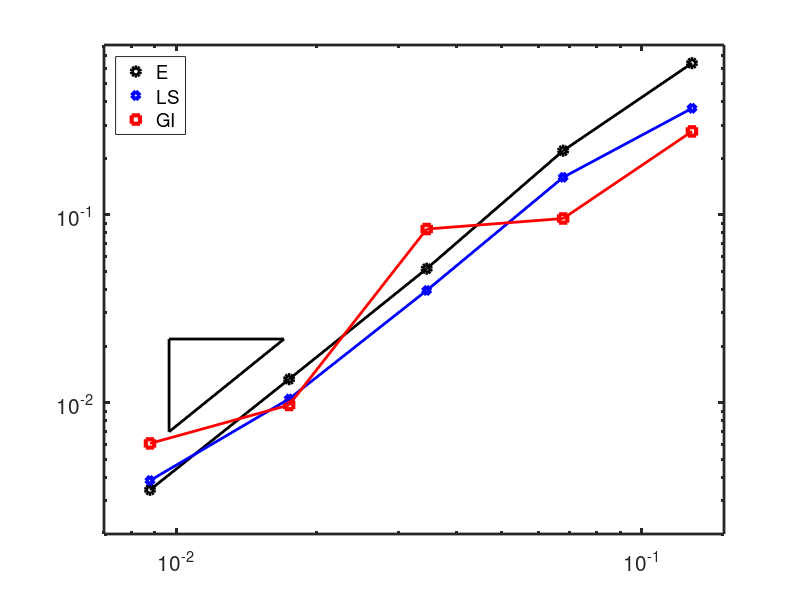
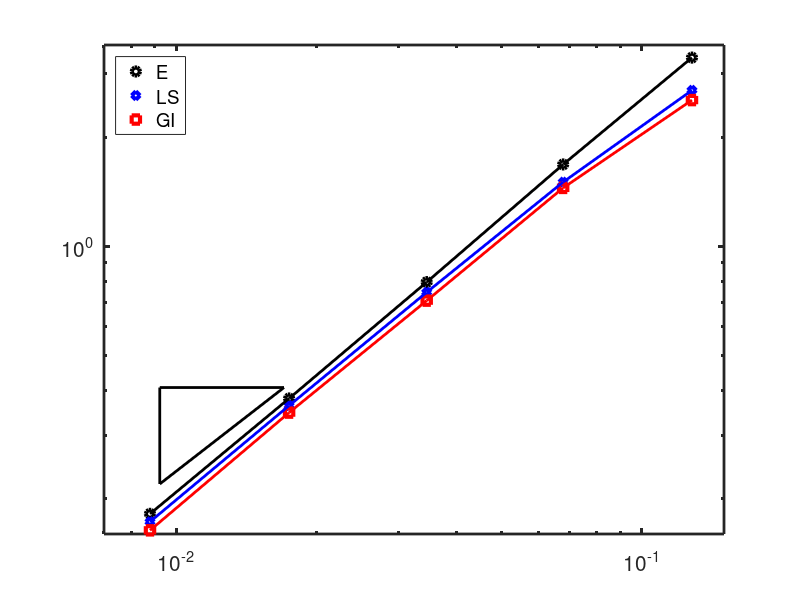

MATLAB code for these plots, in order:
%shape = 'quads';
%shape = 'triangles';
shape = 'voronoi';

switch shape
    case 'triangles'
%%%%%%%%%%%%%%%%%Triangles

h = [0.10101525445522107, 0.05018856132284956, 0.025141822757713456, 0.012525468249897755,...
     0.006261260829309998];

H1ElectricError =  [0.5098721095770006, 0.12175648676696989, 0.03224235083294914, 0.007922421692486309, 0.001949904177034469];

H1MagneticError = [2.0042181007879325, 0.9781866298047875, 0.5502616339498934, 0.28069706397737304, 0.13768142439140277];

LSElectricError = [0.14818729871298789, 0.04458205952586334, 0.01236690803569729, 0.003386789150707841, 0.0008478943600952674];

LSMagneticError = [1.737093523457867, 0.8830857310478574, 0.5308519199985781, 0.2801388010942833, 0.1374005242633508];

%PiecewiseElectric = [0.15617332183125077, 0.04720367855318061, 0.013734498731550082, 0.003706965600792301, 0.0009266598253482083];

%PiecewiseMagnetic = [1.7257613098011293, 0.8821623227726677, 0.5308026621064391, 0.2800706220693727, 0.13739725521090834];
%New trial.
%PiecewiseElectric = [0.15565380780196314, 0.06619434712739114, 0.016493843607543232, 0.004374138191195906, 0.0010836239662052856];
%PiecewiseMagnetic = [1.5431901128336851, 0.9569453749129787, 0.541891998918303, 0.28335839603304325, 0.14036938458439813];
%secondtitle = 'Triangles';
%Using the centroid
PiecewiseElectric = [0.15617332183123447, 0.047203678553183685, 0.013734498731569515, 0.003706965600802786, 0.0009266598253584832];
PiecewiseMagnetic = [1.632657414334451, 0.8685300411286138, 0.5292523226138253, 0.2798912912511224, 0.13737942008748644];
set(gca,'FontSize',15)
hold on
%Pick a basis point for the triangle
xseed = 0.9*h(5)+h(4)*0.1;
yseed = 0.01*0.25+0.001*.75;
%desiredSlope Of triangle
slope = 2;
%Another x point
xnext = h(4);


b = log10(yseed/(xseed^slope));


ynext = 10^(b)*xnext^slope;


x = [xseed, xseed,xnext,ynext];
%secondtitle = 'Triangles';




%Plotting the electric field
figure(1)
clf
loglog(h,H1ElectricError,'o','LineWidth',3,'color','k');
hold on
loglog(h,LSElectricError,'d','LineWidth',3,'color','b');
loglog(h,PiecewiseElectric,'s','Linewidth',3,'color','r');
loglog(h,H1ElectricError,'LineWidth',2,'Color','k');
loglog(h,LSElectricError,'LineWidth',2,'Color','b');
loglog(h,PiecewiseElectric,'Linewidth',2,'Color','r');

set(gca,'FontSize',15)
set(gca,'linewidth',2)
hold on
%Pick a basis point for the triangle
xseed = 0.9*h(5)+h(4)*0.1;
yseed = 0.01*0.25+0.001*.75;
%desiredSlope Of triangle
slope = 2;
%Another x point
xnext = h(4);


b = log10(yseed/(xseed^slope));


ynext = 10^(b)*xnext^slope;


x = [xseed, xseed, xnext, xseed];
y = [yseed, ynext, ynext, yseed];

loglog(x,y,'LineWidth',2,'Color','k')

%text(xseed*0.7+0.3*xnext,ynext+0.003,'1','Fontsize',15)
%text(xseed-0.001,0.5*yseed+0.5*ynext,'2','Fontsize',15)





%title('Triangular Mesh')





%Now the ticks
%The x-axis
leftaxis = 0.005;
rightaxis = 0.13;
upaxis = 0.65;
downaxis = 0;

axis([leftaxis rightaxis downaxis upaxis])

legend('E','LS', 'GI')
legend('Location','northwest')

%Plotting The magnetic Field

figure(2)
clf
loglog(h,H1MagneticError,'o','LineWidth',3,'color','k')
hold on
loglog(h,LSMagneticError,'d','LineWidth',3,'color','b')
loglog(h,PiecewiseMagnetic,'s','Linewidth',3,'color','r');
loglog(h,H1MagneticError,'LineWidth',2,'Color','k')
loglog(h,LSMagneticError,'LineWidth',2,'Color','b')
loglog(h,PiecewiseMagnetic,'Linewidth',2,'Color','r');
set(gca,'FontSize',15)
set(gca,'linewidth',2)

hold on

%Pick a basis point for the triangle
xseed = h(4)*0.05+0.95*h(5);
yseed = 0.18;
%desiredSlope Of triangle
slope = 1;
%Another x point
xnext = h(4);


b = log10(yseed/(xseed^slope));


ynext = 10^(b)*xnext^slope;


x = [xseed, xseed, xnext, xseed];
y = [yseed, ynext, ynext, yseed];

loglog(x,y,'LineWidth',2,'Color','k')


%text(xseed*0.7+0.3*xnext,ynext+0.01+0.01+0.01+0.01,'1','FontSize',15)
%text(xseed-0.0015/1.5,0.5*yseed+0.5*ynext,'1','FontSize',15)










%title('Triangular Mesh')
%xlabel('Mesh Size')
%ylabel('Error On Magnetic Field')


%axis([0.01-0.005 0.1+0.01 0.1+0.1 3])

leftaxis = 0.005;
rightaxis = 0.13;
downaxis = 0.125;
upaxis = 2.15;

axis([leftaxis rightaxis downaxis upaxis])
%xlabel('Mesh Size')

ax = log10(leftaxis);
bx = log10(rightaxis);
tx = ax:(bx-ax)/10:bx;
tx = 10.^(tx);
ay = log10(downaxis);
by = log10(upaxis);
ty = ay:(by-ay)/10:by;
ty = 10.^(ty);

legend('E','LS','GI')
legend('Location','northwest')
%xticks(tx)
%yticks(ty)

%grid on





























    case 'quads'
%%%%%%%%%%%%%%%%%%%PerturbedSquares
%h = [0.471405,0.235702,0.122975,0.0614875,0.0310816,0.0155408,0.00779781];
%The above was the older mesh-size

h = [0.16666666666666666, 0.08333333333333333, 0.043478260869565216, 0.021739130434782608,...
     0.010989010989010988];%, 0.005494505494505494,0.0027548209366391185];

H1ElectricError = [0.1505488392083424, 0.07540240822978826, 0.01964292814740662, 0.00461064875933448, 0.0010155804421071366];

H1MagneticError = [1.3485966107898497, 0.515270877390314, 0.22681651972361622, 0.10557908129467171, 0.05201601043760578];
                                                      
LSElectricError = [0.10257125554190669, 0.04721190787824579, 0.014863112248450432, 0.0036221150547460566, 0.0007750246467491926];
LSMagneticError = [0.9331853803694574, 0.45839095006777036, 0.2045238649645601, 0.10048477597864197, 0.05047566104015773];

%PiecewiseElectric = [0.06401026321938064, 0.023402075732633493, 0.010531654108504205, 0.0026036967096083725, 0.0004036108290974887];
%PiecewiseMagnetic = [0.9047620434005373, 0.44128757090293436, 0.20226301729409893, 0.10020865068781082, 0.05040840568641607];
%New trial
%PiecewiseElectric = [0.0512350094121807, 0.023635417304269993, 0.007083805155839038, 0.002505228754786083, 0.0017995519817493328];
%PiecewiseMagnetic = [0.8046433434267048, 0.4318927166148368, 0.20971710032225624, 0.10885451829483941, 0.05581372009656225];
%secondtitle = 'On Perturbed squares';
%Using the centroid
PiecewiseElectric = [0.06399634115666948, 0.023420083928144014, 0.010532075496569855, 0.0026037656684741953, 0.00040364092518334354];
PiecewiseMagnetic = [0.5496670990445647, 0.4000805616528737, 0.1985465027804371, 0.09980004534231372, 0.0502907138579932];
%Plotting the electric field

figure(1)

clf

loglog(h,H1ElectricError,'o','LineWidth',3,'color','k')
hold on
loglog(h,LSElectricError,'d','LineWidth',3,'color','b')
loglog(h,PiecewiseElectric,'s','Linewidth',3,'color','r');
loglog(h,H1ElectricError,'LineWidth',2,'Color','k')
loglog(h,LSElectricError,'LineWidth',2,'Color','b')
loglog(h,PiecewiseElectric,'Linewidth',2,'color','r');
%loglog(h,10^(1)*h.^(1.8))
hold on
%Pick a basis point for the triangle
xseed = 0.95*h(5)+0.05*h(4);
yseed = 0.0016;
%desiredSlope Of triangle
slope = 2;
%Another x point
xnext = h(4);


b = log10(yseed/(xseed^slope));


ynext = 10^(b)*xnext^slope;


x = [xseed, xseed, xnext, xseed];
y = [yseed, ynext, ynext, yseed];

loglog(x,y,'r','LineWidth',2,'Color','k')
set(gca,'FontSize',15)
set(gca,'linewidth',2)
%text(xseed*0.7+0.3*xnext,ynext+0.002,'1','FontSize',15)
%text(xseed-0.002,0.5*yseed+0.5*ynext,'2','FontSize',15)




%title('Perturbed Quadrilateral Mesh')
%axis([0.01 0.25 (0.001+0.0001)/2 .15])
%xlabel('Mesh Size')
%ylabel('Error On Electric Field')

leftaxis = 0.009;
rightaxis = 0.18;
downaxis = 0.0;
upaxis = 0.16;

axis([leftaxis rightaxis downaxis upaxis])


ax = log10(leftaxis);
bx = log10(rightaxis);
tx = ax:(bx-ax)/10:bx;
tx = 10.^(tx);
ay = log10(downaxis);
by = log10(upaxis);
ty = ay:(by-ay)/10:by;
ty = 10.^(ty);

legend('E','LS', 'GI')
legend('Location','northwest')
%xticks(tx)
%yticks(ty)





%grid on



%Plotting The magnetic Field

figure(2)
clf
loglog(h,H1MagneticError,'o','LineWidth',3,'color','k')
hold on
loglog(h,LSMagneticError,'d','LineWidth',3,'color','b')
loglog(h,PiecewiseMagnetic,'s','Linewidth',3,'color','r');
loglog(h,H1MagneticError,'LineWidth',2,'Color','k')
loglog(h,LSMagneticError,'LineWidth',2,'Color','b')
loglog(h,PiecewiseMagnetic,'Linewidth',2,'color','r');

hold on

%Pick a basis point for the triangle
xseed = h(4)*0.05+0.95*h(5);
yseed = 0.065;
%desiredSlope Of triangle
slope = 1;
%Another x point
xnext = h(4);


b = log10(yseed/(xseed^slope));


ynext = 10^(b)*xnext^slope;


x = [xseed, xseed, xnext, xseed];
y = [yseed, ynext, ynext, yseed];

loglog(x,y,'LineWidth',2,'Color','k')


%text(xseed*0.7+0.3*xnext,ynext+0.01+0.01,'1','FontSize',15)
%text(xseed-0.0015,0.5*yseed+0.5*ynext,'1','FontSize',15)

set(gca,'FontSize',15)
set(gca,'linewidth',2)







%title('Perturbed Quadrilateral Mesh')
%xlabel('Mesh Size')
%ylabel('Error On Magnetic Field')
%axis([0.01 0.25 0.75*10^(-1)+0.25*0.01 1])
%grid on

leftaxis = 0.009;
rightaxis = 0.18;
downaxis = 0.047;
upaxis = 1.5;

axis([leftaxis rightaxis downaxis upaxis])


ax = log10(leftaxis);
bx = log10(rightaxis);
tx = ax:(bx-ax)/10:bx;
tx = 10.^(tx);
ay = log10(downaxis);
by = log10(upaxis);
ty = ay:(by-ay)/10:by;
ty = 10.^(ty);



%xticks(tx)
%yticks(ty)


legend('E','LS','GI')
legend('Location','northwest')

    case 'voronoi'
%%%%%%%%%%%%%%%%%%%%%%%%%%Voronoi

%h = [0.12803687993289598, 0.06772854614785964, 0.03450327796711771, 0.017476749542968805,...
%     0.008787156237382746];%, 0.004419676355414694,0.0022139558199118672];

%ElectricError = [0.4846671385368301, 0.17629056352803815, 0.0894535222510598, 0.013677866376455412,...
%    0.006616196310031363];

%MagneticError = [4.418879142501644, 2.4900590603987354, 1.2075527434363857, 0.5879063547722386,...
% 0.276556530752596];

h = [0.12803687993289598, 0.06772854614785964, 0.03450327796711771, 0.017476749542968805,0.008787156237382746];

H1ElectricError = [0.6402171603657321, 0.2191316614798317, 0.05161479281147327, 0.013327689044599616, 0.003435073380290061];

H1MagneticError = [3.3226284919819693, 1.6827177392771193, 0.7955836030979955, 0.3792426183789603, 0.18192650249011413];

LSElectricError = [0.3682110522050534, 0.15810796882225037, 0.03953170336385856, 0.010469264282408906, 0.003850058673999911];

LSMagneticError = [2.697860282739323, 1.504084831376333, 0.74567700206153, 0.36236339153342956, 0.17296289875225518];
%Original (using sum x_i/N as the point)
%PiecewiseElectric = [0.2844938672969478, 0.0957880521111463, 0.08430848536317731, 0.010034323386856954, 0.006058071946101146];
%PiecewiseMagnetic = [2.526393278930101, 1.4568176720822381, 0.7152759426644181, 0.35076653688237175, 0.1663073302200001];
%New
%PiecewiseElectric = [0.2742857252259966, 0.09915374034956144, 0.08463413832732498, 0.01187454501946442, 0.006399316962147336];
%PiecewiseMagnetic = [2.574014260656867, 1.495773132863638, 0.7397827741185969, 0.366456406959799, 0.1755798605185168];
%secondtitle='Voronoi';
%Using the centroid
PiecewiseElectric = [0.27746878534448505, 0.09546265049240821, 0.08390558807034822, 0.009715678669095975, 0.006066470576797099];
PiecewiseMagnetic = [2.534962998626922, 1.449425945308744, 0.7070098149587313, 0.34659967018971993, 0.16376959355435852];




figure(1)

clf

loglog(h,H1ElectricError,'o','LineWidth',3,'color','k')
hold on
loglog(h,LSElectricError,'d','LineWidth',3,'color','b')
loglog(h,PiecewiseElectric,'s','Linewidth',3,'color','r');
loglog(h,H1ElectricError,'LineWidth',2,'Color','k')
loglog(h,LSElectricError,'LineWidth',2,'Color','b')
loglog(h,PiecewiseElectric,'Linewidth',2,'color','r');
hold on
%Pick a basis point for the triangle
xseed = 0.9*h(5)+h(4)*0.1;
%yseed = 0.0124;
yseed = 0.007;
%desiredSlope Of triangle
slope = 2;
%Another x point
xnext = h(4)*0.95+0.05*h(5);


b = log10(yseed/(xseed^slope));


ynext = 10^(b)*xnext^slope;


x = [xseed, xseed, xnext, xseed];
y = [yseed, ynext, ynext, yseed];

loglog(x,y,'LineWidth',2,'Color','k')

%text(xseed*0.7+0.3*xnext,ynext+0.001+0.0035,'1','FontSize',15)
%text(xseed-0.0012,0.5*yseed+0.5*ynext,'2','FontSize',15)
set(gca,'FontSize',15)
set(gca,'linewidth',2)



%title('Voronoi Tesselation')





%Now the ticks
%The x-axis
%leftaxis = 0.0077;
%rightaxis = 0.1+0.05;
%upaxis = 0.55;
%downaxis = 0.0048;

leftaxis  = 0.007;
rightaxis = 0.15;
upaxis = 0.8;
downaxis = 0.002;
axis([leftaxis rightaxis downaxis upaxis])
%xlabel('Mesh Size')

ax = log10(leftaxis);
bx = log10(rightaxis);
tx = ax:(bx-ax)/10:bx;
tx = 10.^(tx);
ay = log10(downaxis);
by = log10(upaxis);
ty = ay:(by-ay)/10:by;
ty = 10.^(ty);

%ylabel('Error On Electric Field')

%xticks(tx)
%yticks(ty)
%grid on

legend('E','LS','GI')
legend('Location','northwest')

%Plotting The magnetic Field

figure(2)
clf
loglog(h,H1MagneticError,'o','LineWidth',3,'color','k')
hold on
loglog(h,LSMagneticError,'d','LineWidth',3,'color','b')
loglog(h,PiecewiseMagnetic,'s','Linewidth',3,'color','r');
loglog(h,H1MagneticError,'LineWidth',2,'Color','k')
loglog(h,LSMagneticError,'LineWidth',2,'Color','b')
loglog(h,PiecewiseMagnetic,'Linewidth',2,'color','r');


hold on

%Pick a basis point for the triangle
%xseed = h(4)*0.25+0.75*h(5);
%yseed = 0.45;
xseed = 0.95*h(5)+0.05*h(4);
yseed = 0.22;
%desiredSlope Of triangle
slope = 1;
%Another x point
%xnext = h(4);
xnext = h(5)*0.05+0.95*h(4);


b = log10(yseed/(xseed^slope));


ynext = 10^(b)*xnext^slope;


x = [xseed, xseed, xnext, xseed];
y = [yseed, ynext, ynext, yseed];

loglog(x,y,'LineWidth',2,'Color','k')


%text(xseed*0.7+0.3*xnext,ynext+0.01+0.01+0.01+0.01+0.01,'1','FontSize',15)
%text(xseed-0.0015/1.5,0.5*yseed+0.5*ynext,'1','fontSize',15)




set(gca,'FontSize',15)
set(gca,'linewidth',2)




%title('Voronoi Tesselation')
%xlabel('Mesh Size')
%ylabel('Error On Magnetic Field')


%axis([0.01-0.005 0.1+0.01 0.1+0.1 3])

%leftaxis = 0.0068*.99+0.01*0.119;
%rightaxis = 0.15;
%downaxis = 0.25;
%upaxis = 5;
leftaxis = 0.007;
rightaxis = 0.15;
downaxis = 0.16;
upaxis = 3.6;
axis([leftaxis rightaxis downaxis upaxis])
%xlabel('Mesh Size')

ax = log10(leftaxis);
bx = log10(rightaxis);
tx = ax:(bx-ax)/10:bx;
tx = 10.^(tx);
ay = log10(downaxis);
by = log10(upaxis);
ty = ay:(by-ay)/10:by;
ty = 10.^(ty);

%xticks(tx)
%yticks(ty)

%grid on
legend('E','LS','GI')
legend('Location','northwest')
end